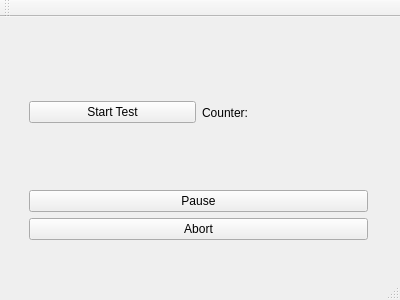
<?xml version="1.0" encoding="UTF-8"?>
<ui version="4.0">
 <class>MainWindow</class>
 <widget class="QMainWindow" name="MainWindow">
  <property name="geometry">
   <rect>
    <x>0</x>
    <y>0</y>
    <width>400</width>
    <height>300</height>
   </rect>
  </property>
  <property name="windowTitle">
   <string>MainWindow</string>
  </property>
  <widget class="QWidget" name="centralWidget">
   <widget class="QWidget" name="layoutWidget">
    <property name="geometry">
     <rect>
      <x>18</x>
      <y>13</y>
      <width>361</width>
      <height>221</height>
     </rect>
    </property>
    <layout class="QVBoxLayout" name="verticalLayout_2">
     <item>
      <layout class="QHBoxLayout" name="horizontalLayout_2">
       <item>
        <widget class="QPushButton" name="startDemoBtn">
         <property name="text">
          <string>Start Test</string>
         </property>
        </widget>
       </item>
       <item>
        <layout class="QHBoxLayout" name="horizontalLayout">
         <item>
          <widget class="QLabel" name="label">
           <property name="text">
            <string>Counter:</string>
           </property>
          </widget>
         </item>
         <item>
          <widget class="QLabel" name="counterLbl">
           <property name="text">
            <string/>
           </property>
          </widget>
         </item>
        </layout>
       </item>
      </layout>
     </item>
     <item>
      <layout class="QVBoxLayout" name="verticalLayout">
       <item>
        <widget class="QPushButton" name="pauseResumeBtn">
         <property name="text">
          <string>Pause</string>
         </property>
         <property name="checkable">
          <bool>true</bool>
         </property>
        </widget>
       </item>
       <item>
        <widget class="QPushButton" name="abortBtn">
         <property name="text">
          <string>Abort</string>
         </property>
        </widget>
       </item>
      </layout>
     </item>
    </layout>
   </widget>
  </widget>
  <widget class="QMenuBar" name="menuBar">
   <property name="geometry">
    <rect>
     <x>0</x>
     <y>0</y>
     <width>400</width>
     <height>26</height>
    </rect>
   </property>
  </widget>
  <widget class="QToolBar" name="mainToolBar">
   <attribute name="toolBarArea">
    <enum>TopToolBarArea</enum>
   </attribute>
   <attribute name="toolBarBreak">
    <bool>false</bool>
   </attribute>
  </widget>
  <widget class="QStatusBar" name="statusBar"/>
 </widget>
 <layoutdefault spacing="6" margin="11"/>
 <resources/>
 <connections/>
</ui>
